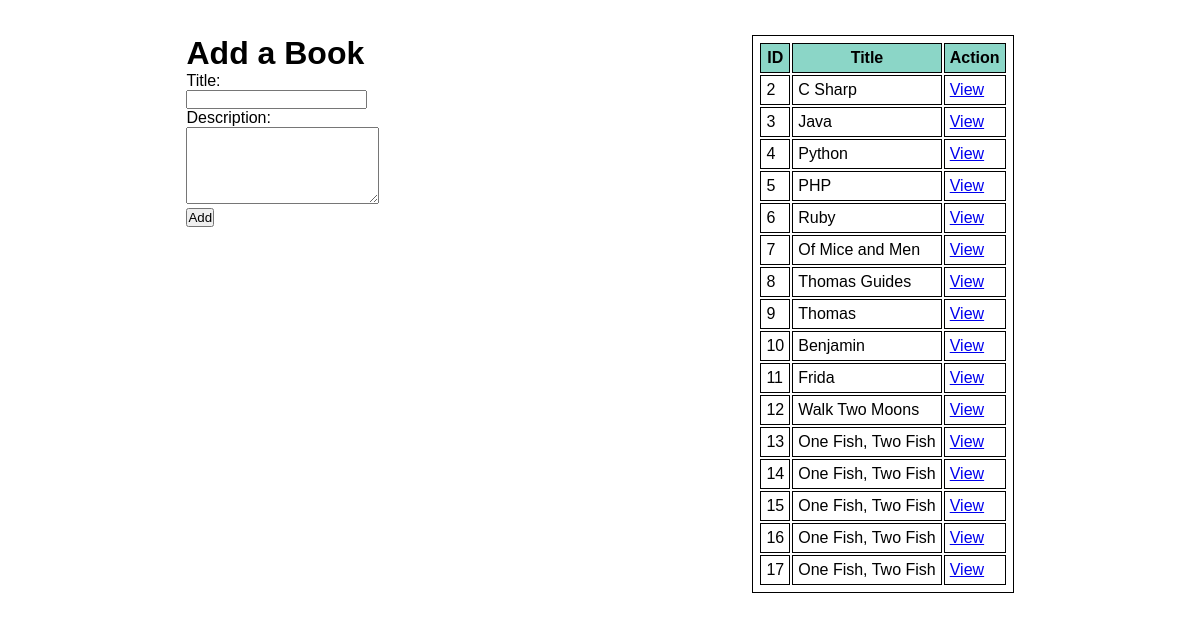
The page / on the database its author committed.
### booksAuthors/models.py (models this page shows)
class Book(models.Model):
    title=models.CharField(max_length=225)
    desc=models.TextField()
    created_at=models.DateTimeField(auto_now_add=True)
    updated_at=models.DateTimeField(auto_now=True)

### booksAuthors/views.py (the view)
# urls.py: path('', views.index),
def index(request):
    context  = {
        'books': Book.objects.all()
    }
    return render(request, 'add_book.html', context)

### booksAuthors/templates/add_book.html (shortened to what this page needs)
<!DOCTYPE html>
<html lang="en">
<head>
        {% load static %}
        <link rel="stylesheet" href="{% static 'css/add.css' %}">
</head>
<body>
    <div class="input_book">
        <h1>Add a Book</h1>
        <form action="/add_book" method="POST">
            <label for="book_title">Title:</label>
            <input type="text" name="title">
            <label for="description">Description:</label>
            <textarea name="description" id="desc" cols="22" rows="5"></textarea>
            <input type="submit" value="Add" id="submit">
    </div>
    <table class="table" id="book_table">
        <tr>
            <th>ID</th>
            <th>Title</th>
            <th>Action</th>
        </tr>
        {% for book in books %}
        <tr>
            <td>{{book.id}}</td>
            <td>{{book.title}}</td>
            <td><a href="book/{{book.id}}">View</a> </td>
        </tr>
        {% endfor %}
    </table>
</body>
</html>

### booksAuthors/static/css/add.css (style rules this page uses)
* { margin: 0; padding: 0; font-family: sans-serif; }
body { display:flex; justify-content: space-around; padding-top: 35px; }
label, input { display: block; }
table, th, td { border: 1px solid black; padding: 5px; }
th { background-color:#8bd6c7; }

### rows shown on the page
Book: id "2", title "C Sharp"
Book: id "3", title "Java"
Book: id "4", title "Python"
Book: id "5", title "PHP"
Book: id "6", title "Ruby"
Book: id "7", title "Of Mice and Men"
Book: id "8", title "Thomas Guides"
Book: id "9", title "Thomas"
Book: id "10", title "Benjamin"
Book: id "11", title "Frida"
Book: id "12", title "Walk Two Moons"
Book: id "13", title "One Fish, Two Fish"
Book: id "14", title "One Fish, Two Fish"
Book: id "15", title "One Fish, Two Fish"
Book: id "16", title "One Fish, Two Fish"
Book: id "17", title "One Fish, Two Fish"
